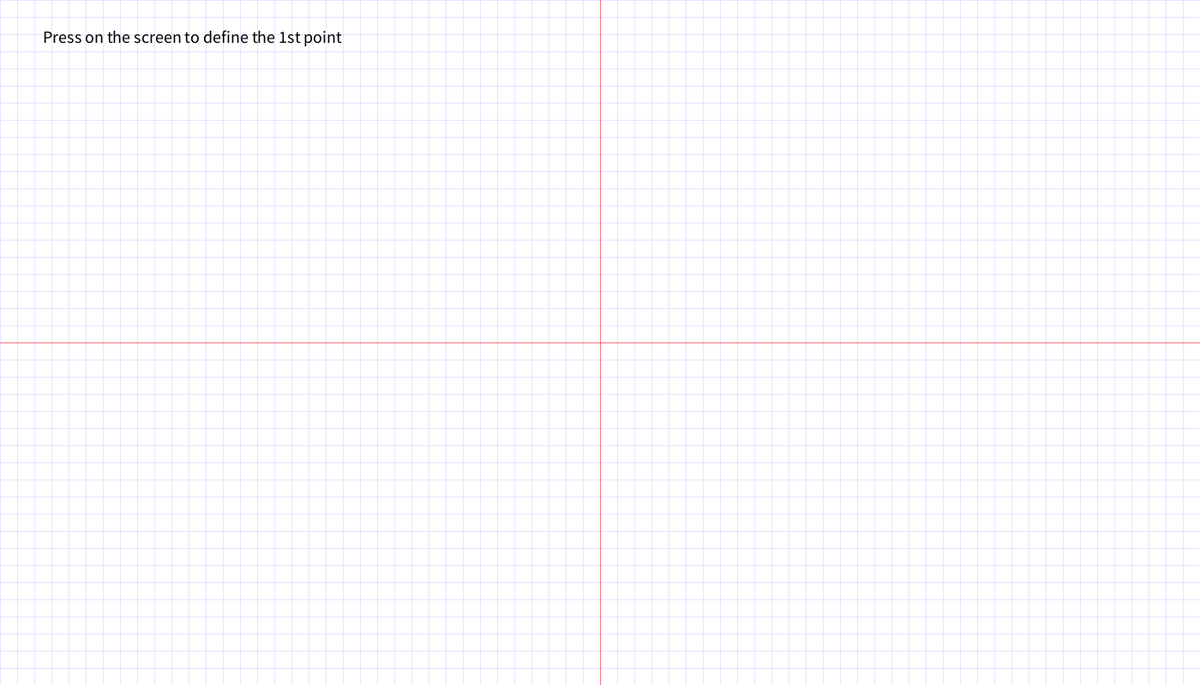
Frame 1 (no input)
Frame 60 (the mouse pressed at the canvas centre just before this capture): identical to frame 1, image omitted
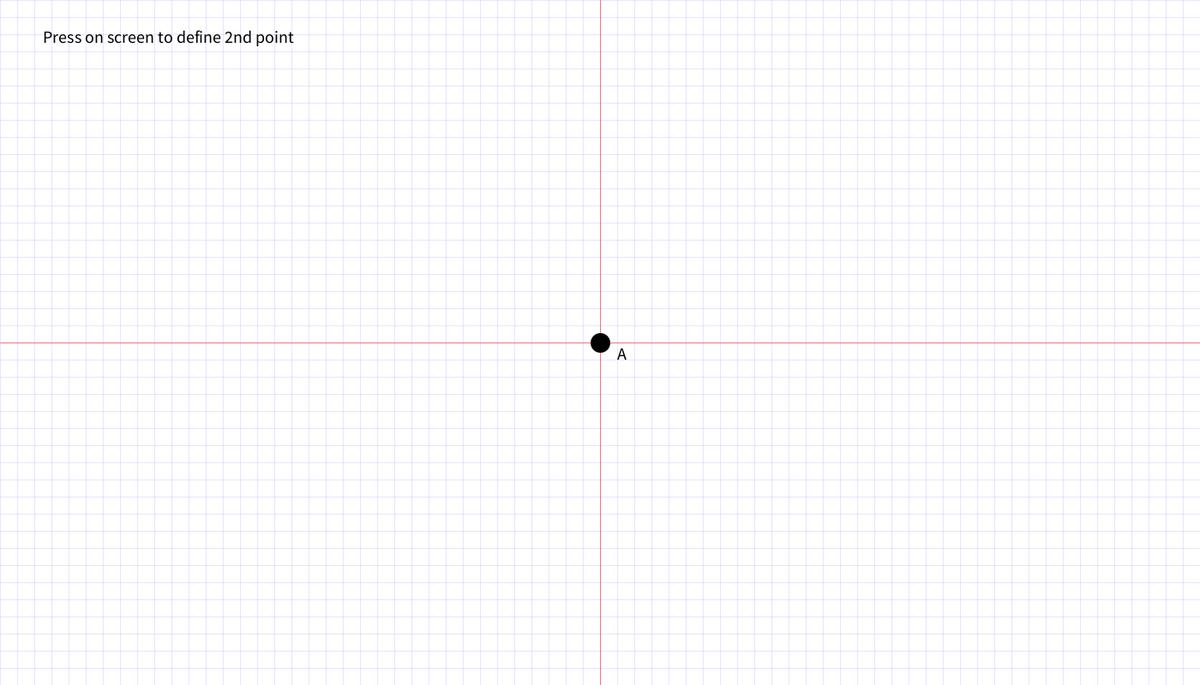
Frame 120 (the mouse held since frame 60 and released just before this capture)

The Processing sketch that drew these frames (run headless with seeded random() and noise(); from frame 60 on, the mouse is pressed at the canvas centre):

// Processing sketch: scaleDemo
// ── scaleDemo.pde

int numPoints= 0;

float x1, y1;    // Original A coordinates
float x2, y2;    // Original B coordinates
float x3, y3;    // Original C coordinates

float xr, yr;    // Pivot point coordinates
float s= 0;      // Scale factor


float x1r, y1r;  // Scaled A coordinates
float x2r, y2r;  // Scaled B coordinates
float x3r, y3r;  // Scaled C coordinates

boolean scaleEnabled = false;

void setup(){
  size(1400,800);
  smooth(16);
  strokeCap(ROUND);
}

void draw(){
  
  background(255);
  displayGrid(20);
  displayAxis();
  showTextInfo();
  
  if(numPoints>0){
    // Display position of original point A
    fill(0); stroke(0); strokeWeight(3);
    ellipse(x1,y1,20,20);
    text("A", x1+20, y1+20);
  }
  if(numPoints>1){
    // Display position of original point B
    // and line between A and B
    ellipse(x2,y2,20,20);
    stroke(0); strokeWeight(3);
    line(x1,y1,x2,y2);
    text("B", x2+20, y2+20);
  }
  if(numPoints>2){
    // Display position of original point C
    // and lines between A and C, B and C.
    ellipse(x3,y3,20, 20);
    text("C", x3+20, y3+20);
    stroke(0); strokeWeight(3);
    line(x2,y2,x3,y3);
    line(x3,y3,x1,y1);
  }
  if(numPoints>3){
    // Display position of pivot point
    fill(0,0,255); stroke(0,0,255);
    ellipse(xr,yr,20, 20);
    text("PIVOT", xr+20, yr+20);
    
  }
  
  if(scaleEnabled){
    
    // Get current rotation angle 
    
    s = map(mouseX, 0, width, 0, 5);  
    
    // Calculate rotated coordinates for A, B and C. 
    
    x1r = x1 - (x1 - xr)*(1-s);
    y1r = y1 - (y1 - yr)*(1-s);
    
    x2r = x2 - (x2 - xr)*(1-s);
    y2r = y2 - (y2 - yr)*(1-s);
    
    x3r = x3 - (x3 - xr)*(1-s);
    y3r = y3 - (y3 - yr)*(1-s);
    
    
    // Display scaled coordinates for A, B and C.
    
    fill(255,0,0); stroke(255,0,0);
    text("As", x1r+20, y1r+20);
    ellipse(x1r,y1r,20,20);
    text("Bs", x2r+20, y2r+20);
    ellipse(x2r,y2r,20,20);
    text("Cs", x3r+20, y3r+20);
    ellipse(x3r,y3r,20, 20);
    
    // Lines between scaled coordinates
    line(x1r,y1r,x2r,y2r);
    line(x2r,y2r,x3r,y3r);
    line(x3r,y3r,x1r,y1r);
    
    // Lines between original and scaled points.
    stroke(0,255,0,100);
    line(x1, y1, x1r,y1r);
    line(x2,y2,x2r,y2r);
    line(x3,y3,x3r,y3r);
    
    // Scale factor visualization
    noStroke();
    rect(350, 30, (s-1)*50, 20);
    stroke(0);
    line(350,30, 350, 50); 
  }
}


void showTextInfo(){
  fill(0); textSize(20);
  if(numPoints==0){
     text("Press on the screen to define the 1st point", 50, 50);
  }
  else if(numPoints==1){
     text("Press on screen to define 2nd point", 50, 50);
  }
  else if(numPoints==2){
     text("Press on the screen to define 3rd point", 50, 50);
  }
  else if(numPoints==3){
     text("Press on the screen to define pivot point", 50, 50);
  }
  else if(numPoints==4 && !scaleEnabled){
     text("Type 'S' to perform scale", 50, 50);
  }
  else if(scaleEnabled){
    String scaleFactor = nf(s, 1, 2);
    text("Points scaled "+scaleFactor+" times.", 50, 50);
    text("Press on the screen to define pivot point.\nType 'A' to reset the transformation.", 50, 80);
  }
    
}


void displayGrid(float w){
  stroke(0,0,255, 50); strokeWeight(0.5);
  for(int i=0; i<width; i+=w){
    line(i,0,i,height);
  }
  for(int i=0; i<height; i+=w){
    line(0,i,width, i);
  }
}

void displayAxis(){
  stroke(255,0,0);
  line(width/2, 0, width/2, height);
  line(0, height/2, width, height/2);
}


void mousePressed(){
  if(numPoints==0){
    x1 = mouseX; y1 = mouseY; 
  }
  else if(numPoints==1){
    x2 = mouseX; y2 = mouseY;
  }
  else if(numPoints==2){
    x3 = mouseX; y3 = mouseY;
  }
  else {
    xr = mouseX; yr = mouseY;
  }
  numPoints++;
}

void keyPressed(){
  if(key=='s' || key=='S'){
    scaleEnabled = true;
  }
  else if(key=='a' || key=='A'){
    scaleEnabled = false;
    numPoints=0;
  }
}
